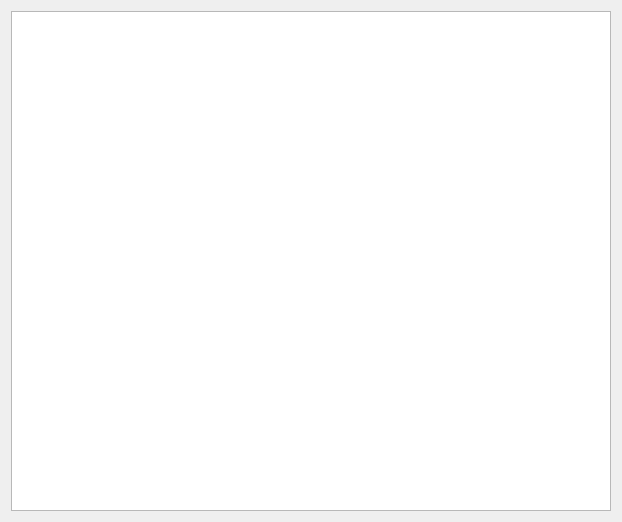
<?xml version="1.0" encoding="UTF-8"?>
<ui version="4.0">
 <class>MylistView</class>
 <widget class="QWidget" name="MylistView">
  <property name="geometry">
   <rect>
    <x>0</x>
    <y>0</y>
    <width>418</width>
    <height>350</height>
   </rect>
  </property>
  <property name="windowTitle">
   <string>MylistView</string>
  </property>
  <layout class="QHBoxLayout" name="horizontalLayout">
   <item>
    <widget class="QTableView" name="mylist_tableView">
     <property name="enabled">
      <bool>true</bool>
     </property>
     <property name="minimumSize">
      <size>
       <width>600</width>
       <height>500</height>
      </size>
     </property>
     <attribute name="horizontalHeaderMinimumSectionSize">
      <number>50</number>
     </attribute>
    </widget>
   </item>
  </layout>
 </widget>
 <layoutdefault spacing="6" margin="11"/>
 <resources/>
 <connections/>
</ui>
